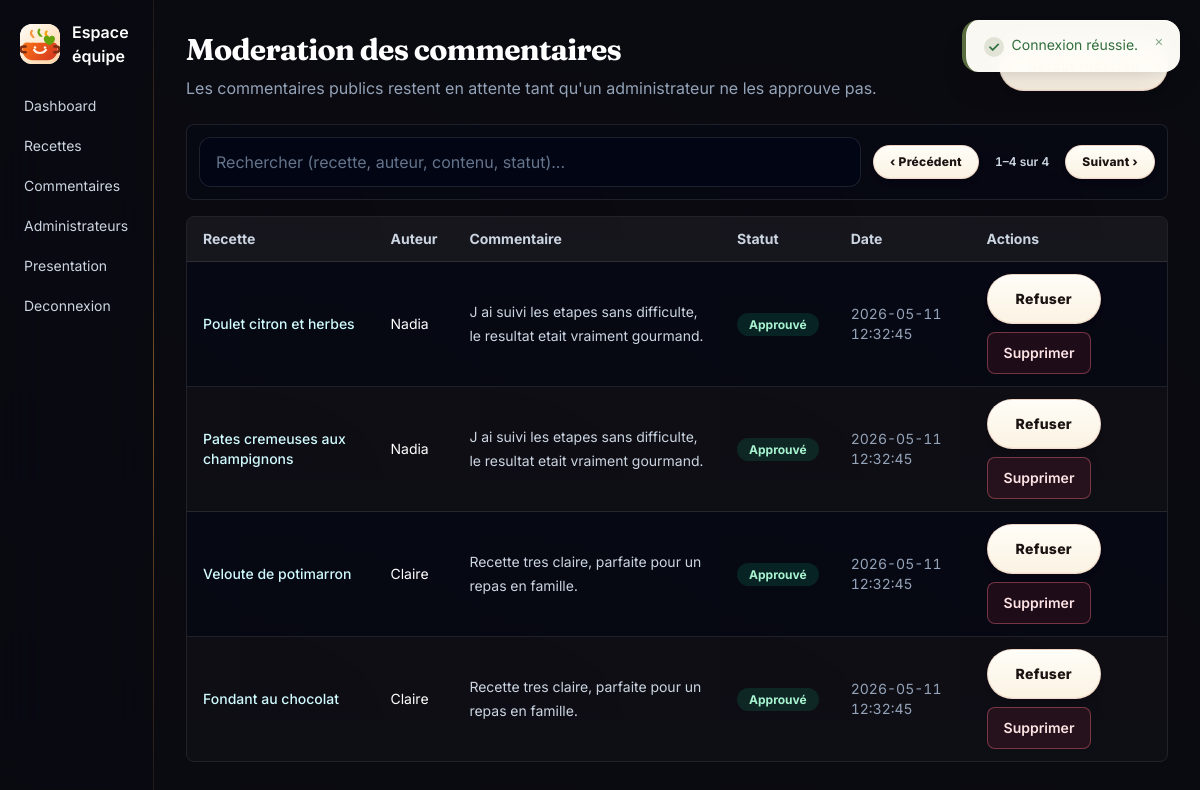
Page /admin/comments/index.php (signed in) on the committed database.
### tables this page shows
CREATE TABLE IF NOT EXISTS recipe_comments (
  id INT AUTO_INCREMENT PRIMARY KEY,
  recipe_id INT NOT NULL,
  author_name VARCHAR(80) NOT NULL,
  content TEXT NOT NULL,
  status ENUM('pending', 'approved', 'rejected') NOT NULL DEFAULT 'pending',
  visitor_hash CHAR(64) NOT NULL,
  created_at DATETIME NOT NULL DEFAULT CURRENT_TIMESTAMP,
  updated_at DATETIME NOT NULL DEFAULT CURRENT_TIMESTAMP ON UPDATE CURRENT_TIMESTAMP,
  INDEX idx_recipe_comments_recipe_status (recipe_id, status, created_at),
  INDEX idx_recipe_comments_status (status, created_at),
  CONSTRAINT fk_recipe_comments_recipe FOREIGN KEY (recipe_id) REFERENCES recipes(id) ON DELETE CASCADE
);

CREATE TABLE IF NOT EXISTS recipes (
  id INT AUTO_INCREMENT PRIMARY KEY,
  title VARCHAR(150) NOT NULL,
  slug VARCHAR(180) NOT NULL UNIQUE,
  short_description VARCHAR(300) NOT NULL,
  description TEXT NOT NULL,
  ingredients TEXT NOT NULL,
  preparation_steps TEXT NOT NULL,
  image_path VARCHAR(255) NULL,
  category VARCHAR(40) NOT NULL DEFAULT 'plats',
  status ENUM('draft', 'published', 'archived') NOT NULL DEFAULT 'draft',
  published_at DATETIME NULL,
  view_count INT UNSIGNED NOT NULL DEFAULT 0,
  created_at DATETIME NOT NULL DEFAULT CURRENT_TIMESTAMP,
  updated_at DATETIME NOT NULL DEFAULT CURRENT_TIMESTAMP ON UPDATE CURRENT_TIMESTAMP,
  INDEX idx_recipes_slug (slug),
  INDEX idx_recipes_public (status, category, published_at)
);

### public/admin/comments/index.php (called while the page is built)
<?php require __DIR__ . '/../../../admin/comments/index.php';

### app/config/database.php (called while the page is built, shortened)
<?php
function db(): PDO
{
    $host = env_value('DB_HOST', '127.0.0.1');
    $port = env_value('DB_PORT', '3306');
    $name = env_value('DB_NAME', 'secure_recipes_greta92');
    $user = env_value('DB_USER', 'root');
    $password = env_value('DB_PASSWORD', '');
    $dsn = "mysql:host={$host};port={$port};dbname={$name};charset=utf8mb4";
    $pdo = new PDO($dsn, (string) $user, (string) $password, [
        PDO::ATTR_ERRMODE => PDO::ERRMODE_EXCEPTION,
        PDO::ATTR_DEFAULT_FETCH_MODE => PDO::FETCH_ASSOC,
        PDO::ATTR_EMULATE_PREPARES => false,
    ]);
    return $pdo;
}

### app/repositories/RecipeInteractionRepository.php (called while the page is built, shortened)
<?php
final class RecipeInteractionRepository
{
    public function allComments(): array
    {
        $stmt = $this->pdo->prepare(
            'SELECT c.*, r.title AS recipe_title, r.slug AS recipe_slug
             FROM recipe_comments c
             INNER JOIN recipes r ON r.id = c.recipe_id
             ORDER BY FIELD(c.status, "pending", "approved", "rejected"), c.created_at DESC, c.id DESC'
        );
        $stmt->execute();
        return $stmt->fetchAll();
    }
}

### admin/comments/index.php (the view, shortened to what this page needs)
<?php
require_once BASE_PATH . '/app/config/database.php';
require_once BASE_PATH . '/app/repositories/RecipeInteractionRepository.php';
$repo = new RecipeInteractionRepository(db());
$comments = [];
$error = null;
try {
    $comments = $repo->allComments();
} catch (Throwable $exception) {
    $error = 'Base de donnees indisponible.';
}
?>
<div class="mb-6 flex flex-col gap-3 sm:flex-row sm:items-center sm:justify-between">
    <div>
        <h1 class="text-3xl font-bold text-white">Moderation des commentaires</h1>
        <p class="mt-2 text-slate-400">Les commentaires publics restent en attente tant qu'un administrateur ne les approuve pas.</p>
    </div>
    <a class="btn-secondary" href="/admin/recipes/index.php">Retour recettes</a>
</div>
<?php if ($error): ?>
    <div class="panel-card p-5 text-amber-100"><?= e($error) ?></div>
<?php else: ?>
    <div class="mb-4 flex flex-wrap items-center gap-3 rounded-lg border border-white/10 bg-slate-950/40 p-3" data-table-toolbar="comments">
        <label class="relative flex-1 min-w-[220px]">
            <input class="field" type="search" placeholder="Rechercher (recette, auteur, contenu, statut)..." data-table-search>
        </label>
        <div class="flex items-center gap-2 text-xs font-semibold text-slate-400">
            <button type="button" class="btn-secondary !px-4 !py-2 !text-xs" data-table-prev aria-label="Page précédente">‹ Précédent</button>
            <span data-table-indicator class="tabular px-2 text-slate-300">—</span>
            <button type="button" class="btn-secondary !px-4 !py-2 !text-xs" data-table-next aria-label="Page suivante">Suivant ›</button>
        </div>
    </div>
    <div class="overflow-hidden rounded-lg border border-white/10">
        <table class="w-full min-w-[980px] divide-y divide-white/10 text-left text-sm" data-table="comments" data-page-size="10">
            <thead class="bg-white/5 text-slate-300">
                <tr>
                    <th class="px-4 py-3">Recette</th>
                    <th class="px-4 py-3">Auteur</th>
                    <th class="px-4 py-3">Commentaire</th>
                    <th class="px-4 py-3">Statut</th>
                    <th class="px-4 py-3">Date</th>
                    <th class="px-4 py-3">Actions</th>
                </tr>
            </thead>
            <tbody class="divide-y divide-white/10">
                <?php foreach ($comments as $comment): ?>
                    <?php
                    $status = (string) $comment['status'];
                    $statusLabel = ['pending' => 'En attente', 'approved' => 'Approuvé', 'rejected' => 'Refusé'][$status] ?? 'Inconnu';
                    $statusClass = $status === 'approved'
                        ? 'bg-emerald-500/15 text-emerald-200'
                        : ($status === 'rejected' ? 'bg-rose-500/15 text-rose-200' : 'bg-amber-500/15 text-amber-200');
                    ?>
                    <tr class="bg-slate-950/40" data-search="<?= e($comment['recipe_title'] . ' ' . $comment['author_name'] . ' ' . $comment['content'] . ' ' . $statusLabel) ?>">
                        <td class="px-4 py-3">
                            <a class="font-medium text-cyan-100 hover:text-white" href="<?= e(recipe_url((string) $comment['recipe_slug'])) ?>" target="_blank" rel="noopener"><?= e($comment['recipe_title']) ?></a>
                        </td>
                        <td class="px-4 py-3 text-white"><?= e($comment['author_name']) ?></td>
                        <td class="max-w-md px-4 py-3 leading-6 text-slate-300"><?= e($comment['content']) ?></td>
                        <td class="px-4 py-3"><span class="rounded-full px-3 py-1 text-xs font-bold <?= e($statusClass) ?>"><?= e($statusLabel) ?></span></td>
                        <td class="px-4 py-3 text-slate-400"><?= e($comment['created_at']) ?></td>
                        <td class="px-4 py-3">
                            <div class="flex flex-wrap gap-2">
                                <?php if ($status !== 'rejected'): ?>
                                    <form method="post" action="/admin/comments/index.php">
                                        <button class="btn-secondary" type="submit">Refuser</button>
                                    </form>
                                <?php endif; ?>
                                <form method="post" action="/admin/comments/index.php" data-confirm="Supprimer définitivement ce commentaire ?">
                                    <button class="btn-danger" type="submit">Supprimer</button>
                                </form>
                            </div>
                        </td>
                    </tr>
                <?php endforeach; ?>
            </tbody>
        </table>
    </div>
<?php endif; ?>

### rows in the picture
recipe_comments: recipe.title "Poulet citron et herbes", author_name "Nadia", content "J ai suivi les etapes sans difficulte, le resultat etait vraiment gourmand.", status "Approuvé", created_at "2026-05-11 12:32:45"
recipe_comments: recipe.title "Pates cremeuses aux champignons", author_name "Nadia", content "J ai suivi les etapes sans difficulte, le resultat etait vraiment gourmand.", status "Approuvé", created_at "2026-05-11 12:32:45"
recipe_comments: recipe.title "Veloute de potimarron", author_name "Claire", content "Recette tres claire, parfaite pour un repas en famille.", status "Approuvé", created_at "2026-05-11 12:32:45"
recipe_comments: recipe.title "Fondant au chocolat", author_name "Claire", content "Recette tres claire, parfaite pour un repas en famille.", status "Approuvé", created_at "2026-05-11 12:32:45"

### other values in the picture
$message "Connexion réussie."
